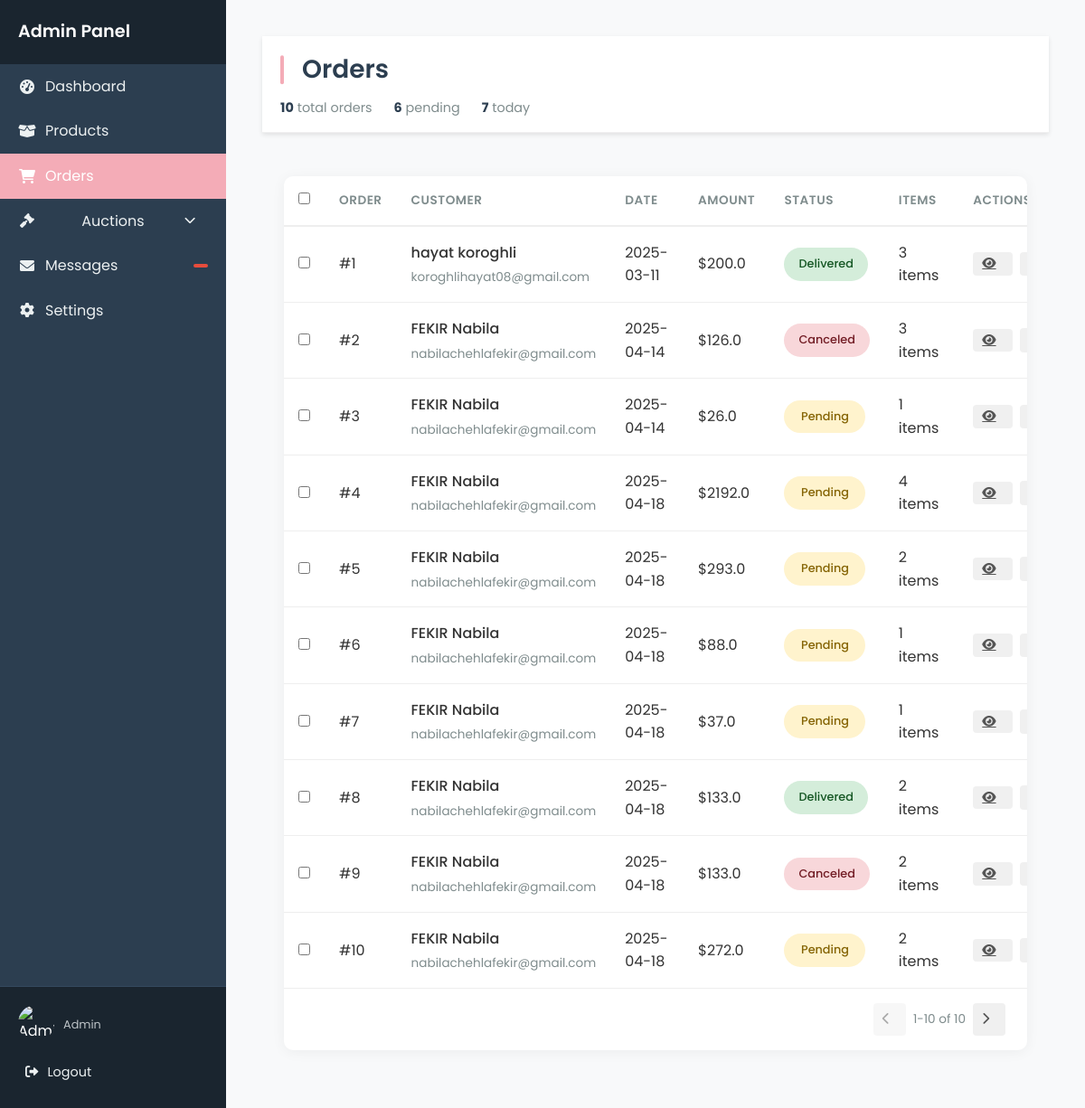
Page /admin/orders on the committed database.
### tables this page shows
CREATE TABLE users (
            id INTEGER PRIMARY KEY AUTOINCREMENT,
            FirstName TEXT NOT NULL,
            LastName TEXT NOT NULL,
            Email TEXT UNIQUE NOT NULL,
            phoneNum TEXT NOT NULL,
            password TEXT NOT NULL, 
            is_admin INTEGER NOT NULL DEFAULT 0 CHECK(is_admin IN (0,1))  
        );

CREATE TABLE commande (
            id INTEGER PRIMARY KEY AUTOINCREMENT,
            user_id INTEGER NOT NULL,
            address TEXT NOT NULL,
            delivery_option TEXT NOT NULL,
            delivery_cost REAL NOT NULL,
            total_amount REAL NOT NULL,
            order_date TIMESTAMP DEFAULT CURRENT_TIMESTAMP,
            status TEXT NOT NULL DEFAULT 'pending' CHECK(status IN ('pending', 'delivered', 'canceled')),
            FOREIGN KEY (user_id) REFERENCES users(id)
);

### app.py (the view)
@app.route("/admin/orders")
def admin_orders():
    cursor = get_db()
    orders = cursor.execute(
        """
        SELECT
            commande.id as order_id,
            commande.user_id,
            users.FirstName,
            users.LastName,
            users.Email,
            commande.address,
            commande.delivery_option,
            commande.delivery_cost,
            commande.total_amount,
            commande.order_date,
            commande.status,
            commande_items.product_id,
            products.name as product_name,
            commande_items.quantity,
            commande_items.price_per_unit
        FROM commande
        JOIN users ON commande.user_id = users.id
        JOIN commande_items ON commande.id = commande_items.commande_id
        JOIN products ON commande_items.product_id = products.id
        """
    ).fetchall()
    pending_count = 0
    today_count = 0
    today = datetime.now().date()
    orders_dict = {}
    for order in orders:
        order_id = order["order_id"]
        if order_id not in orders_dict:
            orders_dict[order_id] = {
                "user_id": order["user_id"],
                "FirstName": order["FirstName"],
                "LastName": order["LastName"],
                "Email": order["Email"],
                "address": order["address"],
                "delivery_option": order["delivery_option"],
                "delivery_cost": order["delivery_cost"],
                "total_amount": order["total_amount"],
                "order_date": (
                    datetime.strptime(order["order_date"], "%Y-%m-%d %H:%M:%S").date()
                    if isinstance(order["order_date"], str)
                    else order["order_date"]
                ),
                "status": order["status"],
                "order_items": [],
            }
            if order["status"].lower() == "pending":
                pending_count += 1
            order_date = orders_dict[order_id]["order_date"]
            if isinstance(order_date, str):
                order_date = datetime.strptime(order_date, "%Y-%m-%d %H:%M:%S").date()
            if order_date == today:
                today_count += 1
        orders_dict[order_id]["order_items"].append(
            {
                "product_id": order["product_id"],
                "product_name": order["product_name"],
                "quantity": order["quantity"],
                "price_per_unit": order["price_per_unit"],
            }
        )
    cursor.close()
    return render_template(
        "admin_orders.html",
        orders=orders_dict,
        total_orders=len(orders_dict),
        pending_orders=pending_count,
        today_orders=today_count,
    )

### app.py (called while the page is built)
def get_db():
    conn = sqlite3.connect("database.db")
    conn.row_factory = sqlite3.Row
    return conn

### templates/admin_orders.html (shortened to what this page needs)
<!DOCTYPE html>
<html lang="en">
<head>
    <link rel="stylesheet" href="https://cdnjs.cloudflare.com/ajax/libs/font-awesome/6.0.0/css/all.min.css">
    <link rel="stylesheet" href="{{ url_for('static', filename='admin_orders.css') }}">
    <link rel="stylesheet" href="{{ url_for('static', filename='navbar.css') }}">
</head>
<body>
    <div class="admin-container">
<aside class="sidebar">
    <div class="sidebar-header">
        <h2>Admin Panel</h2>
    </div>
    <ul class="sidebar-menu">
        <li >
            <a href="{{ url_for('home_admin') }}">
                <i class="fas fa-tachometer-alt"></i>
                <span>Dashboard</span>
            </a>
        </li>
        <li >
            <a href="{{ url_for('gestion_produits') }}">
                <i class="fas fa-box-open"></i>
                <span>Products</span>
            </a>
        </li>
        <li class="active">
            <a href="{{ url_for('admin_orders') }}" >
                <i class="fas fa-shopping-cart"></i>
                <span>Orders</span>
            </a>
        </li>
        <li class="has-submenu">
            <a href="#" class="submenu-toggle">
                <i class="fas fa-gavel"></i>
                <span>Auctions</span>
                <i class="fas fa-chevron-down dropdown-icon"></i>
            </a>
        </li>
        <li>
            <a href="{{ url_for('admin_messages') }}">
                <i class="fas fa-envelope"></i>
                <span>Messages</span>
                <span class="badge">{{ message_count }}</span>
            </a>
        </li>
        <li>
            <a href="#">
                <i class="fas fa-cog"></i>
                <span>Settings</span>
            </a>
        </li>
    </ul>
    <div class="sidebar-footer">
        <div class="user-profile">
            <img src="{{ url_for('static', filename='img/admin-avatar.jpg') }}" alt="Admin" />
            <div class="user-info">
                <small>Admin</small>
            </div>
        </div>
        <a href="{{ url_for('logout') }}" class="logout-btn">
            <i class="fas fa-sign-out-alt"></i>
            <span>Logout</span>
        </a>
    </div>
</aside>
<div class="main-content-area">
    <div class="content-wrapper">
        <div class="content-wrapper">
            <header class="main-header">
                <div class="header-title">
                    <h1>Orders</h1>
                    <div class="order-summary">
                        <span class="summary-item"><strong>{{ total_orders }}</strong> total orders</span>
                        <span class="summary-item"><strong>{{ pending_orders }}</strong> pending</span>
                        <span class="summary-item"><strong>{{ today_orders }}</strong> today</span>
                    </div>
                </div>
            </header>
            <main class="main-content">
                <div class="orders-container">
                    <div class="table-responsive">
                        <table class="orders-table">
                            <thead>
                                <tr>
                                    <th width="40px"><input type="checkbox"></th>
                                    <th width="80px">Order</th>
                                    <th width="120px">Customer</th>
                                    <th width="100px">Date</th>
                                    <th width="100px">Amount</th>
                                    <th width="100px">Status</th>
                                    <th width="150px">Items</th>
                                    <th width="120px">Actions</th>
                                </tr>
                            </thead>
                            <tbody>
                                {% for order_id, order in orders.items() %}
                                <tr>
                                    <td><input type="checkbox"></td>
                                    <td>#{{ order_id }}</td>
                                    <td>
                                        <div class="customer-cell">
                                            <div class="customer-name">{{ order.FirstName }} {{ order.LastName }}</div>
                                            <div class="customer-email">{{ order.Email }}</div>
                                        </div>
                                    </td>
                                    <td>{{ order.order_date }}</td>
                                    <td>${{ order.total_amount }}</td>
                                    <td>
                                        <span class="status-badge status-{{ order.status }}">
                                            {{ order.status|capitalize }}
                                        </span>
                                    </td>
                                    <td>
                                        <div class="order-items-collapsed">
                                            {{ order.order_items|length }} items
                                        </div>
                                    </td>
                                    <td>
                                        <div class="action-buttons">
                                            <a href="{{ url_for('order_details', order_id=order_id) }}" class="btn view-details" title="View Details">
                                                <i class="fas fa-eye"></i>
                                            </a>
                                            <button class="btn quick-edit" title="Quick Edit">
                                            </button>
                                        </div>
                                    </td>
                                </tr>
                                {% endfor %}
                            </tbody>
                        </table>
                    </div>
                    <div class="table-footer">
                        <div class="table-pagination">
                            <button class="btn pagination-btn" disabled>
                                <i class="fas fa-chevron-left"></i>
                            </button>
                            <span class="page-info">1-{{ orders|length }} of {{ orders|length }}</span>
                            <button class="btn pagination-btn">
                                <i class="fas fa-chevron-right"></i>
                            </button>
                        </div>
                    </div>
                </div>
            </main>
        </div>
    </div>
</div>
</div>
</body>
</html>

### static/admin_orders.css (style rules this page uses)
* { margin: 0; padding: 0; box-sizing: border-box; }
html, body { height: 100%; font-family: 'Poppins', sans-serif; color: #333; background-color: #f8f9fa; line-height: 1.6; }
.admin-container { display: flex; min-height: 100vh; position: relative; }
.main-content-area { flex: 1; margin-left: 250px; width: calc(100% - 250px); max-width: 1400px; padding: 0; margin-right: auto; margin-left: auto; }
.content-wrapper { padding: 1.5rem 2rem; width: 100%; }
.main-header { background: white; padding: 1.25rem 2rem; border-bottom: 1px solid #f0f0f0; display: flex; justify-content: space-between; align-items: center; position: sticky; top: 0; z-index: 100; box-shadow: 0 2px 10px rgba(0, 0, 0, 0.05); }
.header-title h1 { font-size: 1.75rem; color: #2c3e50; margin: 0; font-weight: 600; position: relative; padding-left: 1.5rem; }
.header-title h1::before { content: ""; position: absolute; left: 0; top: 50%; transform: translateY(-50%); height: 70%; width: 4px; background: #f4acb7; border-radius: 2px; }
.order-summary { display: flex; gap: 1.5rem; margin-top: 0.5rem; }
.summary-item { font-size: 0.9rem; color: #7f8c8d; }
.summary-item strong { color: #2c3e50; }
.btn { display: inline-flex; align-items: center; justify-content: center; padding: 0.6rem 1.25rem; border-radius: 6px; font-family: 'Poppins', sans-serif; font-weight: 500; font-size: 0.85rem; cursor: pointer; transition: all 0.2s; border: none; }
.btn i { margin-right: 0.5rem; }
.orders-container { background-color: white; border-radius: 10px; box-shadow: 0 2px 15px rgba(0, 0, 0, 0.05); overflow: hidden; margin-top: 1.5rem; width: 100%; }
.table-responsive { width: 100%; overflow-x: auto; }
.orders-table { width: 100%; min-width: 1000px; border-collapse: collapse; }
.orders-table th { padding: 1rem 1.25rem; text-align: left; color: #7f8c8d; font-weight: 600; font-size: 0.85rem; text-transform: uppercase; letter-spacing: 0.5px; border-bottom: 2px solid #eee; }
.orders-table td { padding: 1.25rem; border-bottom: 1px solid #eee; vertical-align: middle; }
.orders-table tr:last-child td { border-bottom: none; }
.customer-cell { display: flex; flex-direction: column; }
.customer-name { font-weight: 500; margin-bottom: 0.25rem; }
.customer-email { font-size: 0.85rem; color: #7f8c8d; }
.status-badge { display: inline-block; padding: 0.5rem 1rem; border-radius: 20px; font-size: 0.8rem; font-weight: 500; text-align: center; min-width: 90px; }
.status-pending { background-color: #fff3cd; color: #856404; }
.status-delivered { background-color: #d4edda; color: #155724; }
.status-canceled { background-color: #f8d7da; color: #721c24; }
.order-items-collapsed { position: relative; cursor: pointer; display: inline-block; }
.action-buttons { display: flex; gap: 0.75rem; align-items: center; }
.quick-edit { background: none; border: none; color: #7f8c8d; cursor: pointer; font-size: 0.9rem; padding: 0.5rem; border-radius: 4px; transition: all 0.2s; }
.table-footer { padding: 1rem 1.5rem; border-top: 1px solid #eee; display: flex; justify-content: flex-end; }
.table-pagination { display: flex; gap: 0.5rem; align-items: center; }
.pagination-btn { width: 36px; height: 36px; border-radius: 50%; background: none; border: 1px solid #ddd; cursor: pointer; display: flex; align-items: center; justify-content: center; transition: all 0.2s; }
.pagination-btn:disabled { opacity: 0.5; cursor: not-allowed; }
.page-info { font-size: 0.85rem; color: #7f8c8d; }
@media (max-width: 1200px) { .main-header { padding: 1.25rem; } }
@media (max-width: 1200px) { .main-content { padding: 1.5rem; } }
@media (max-width: 1200px) { .orders-table th, .orders-table td { padding: 1rem; } }
.view-details { color: #555; background: transparent; padding: 6px; }
.action-buttons { display: flex; gap: 8px; align-items: center; }
.btn { padding: 6px 10px; border-radius: 4px; cursor: pointer; border: none; background: #f0f0f0; color: #555; transition: all 0.2s; }
.quick-edit { color: #6c757d; }

### rows in the picture
users: FirstName "hayat", LastName "koroghli", Email "koroghlihayat08@gmail.com"
commande: total_amount "200.0", status "Delivered"
users: FirstName "FEKIR" "FEKIR" "FEKIR" "FEKIR" "FEKIR" "FEKIR" "FEKIR" "FEKIR" "FEKIR", LastName "Nabila" "Nabila" "Nabila" "Nabila" "Nabila" "Nabila" "Nabila" "Nabila" "Nabila", Email "nabilachehlafekir@gmail.com" "nabilachehlafekir@gmail.com" "nabilachehlafekir@gmail.com" "nabilachehlafekir@gmail.com" "nabilachehlafekir@gmail.com" "nabilachehlafekir@gmail.com" "nabilachehlafekir@gmail.com" "nabilachehlafekir@gmail.com" "nabilachehlafekir@gmail.com"
commande: total_amount "126.0", status "Canceled"
commande: total_amount "26.0", status "Pending"
commande: total_amount "2192.0", status "Pending"
commande: total_amount "293.0", status "Pending"
commande: total_amount "88.0", status "Pending"
commande: total_amount "37.0", status "Pending"
commande: total_amount "133.0", status "Delivered"
commande: total_amount "133.0", status "Canceled"
commande: total_amount "272.0", status "Pending"

### other values in the picture
{{ total_orders }} "10"
{{ pending_orders }} "6"
{{ today_orders }} "7"
{{ order_id }} "1" "2" "3" "4" "5" "6" "7" "8" "9" "10"
{{ order.order_date }} "2025-03-11" "2025-04-14" "2025-04-14" "2025-04-18" "2025-04-18" "2025-04-18" "2025-04-18" "2025-04-18" "2025-04-18" "2025-04-18"
{{ order.order_items|length }} "3" "3" "1" "4" "2" "1" "1" "2" "2" "2"
{{ orders|length }} "10"
